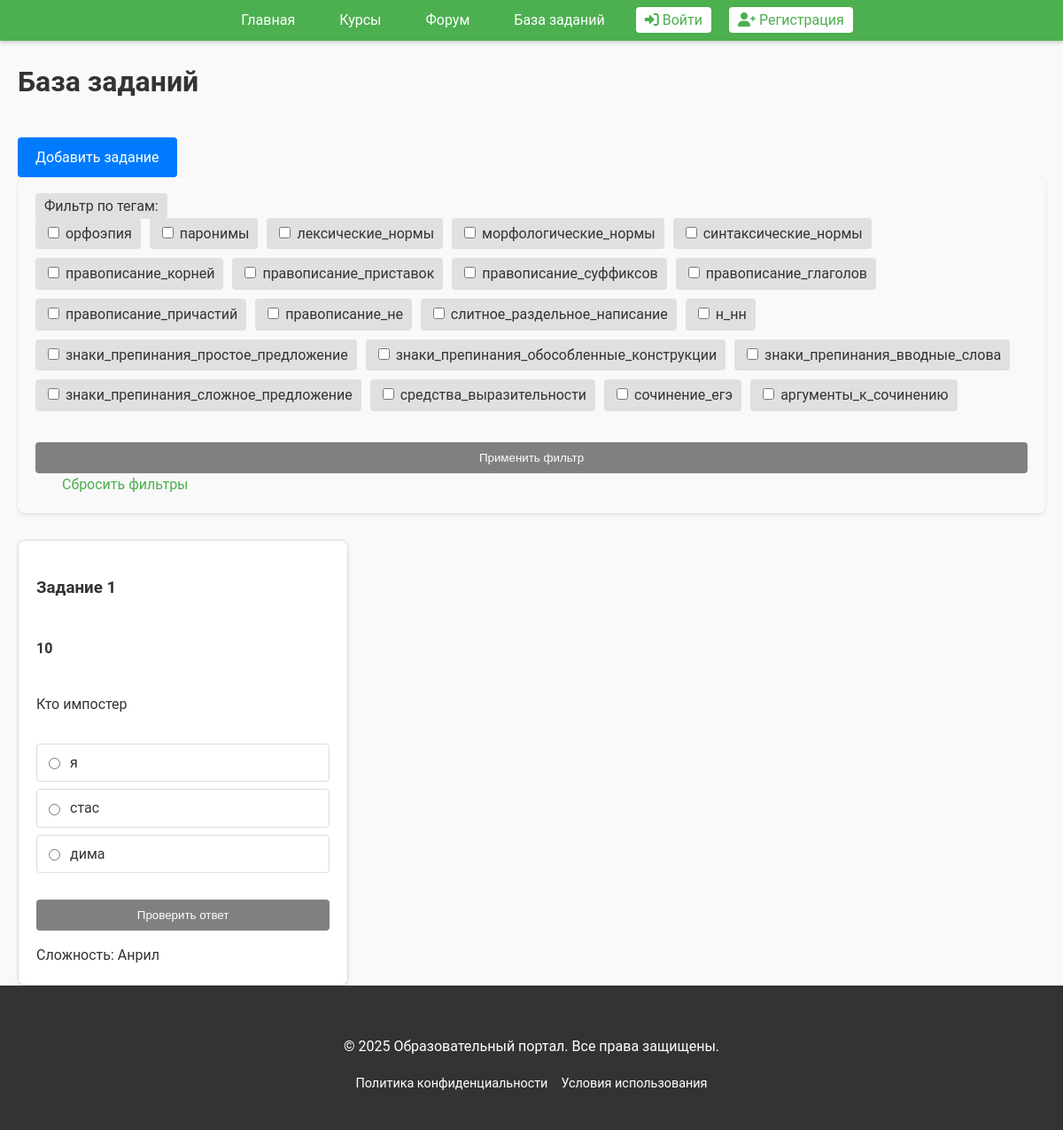
The page /tasks on the database its author committed.
### tables this page shows
CREATE TABLE tasks (
        id INTEGER PRIMARY KEY AUTOINCREMENT,
        text TEXT NOT NULL,
        options TEXT,
        answer TEXT NOT NULL,
        tags TEXT,
        difficulty INTEGER,
        type TEXT
    );

### main.py (the view)
@app.route('/tasks')
def tasks():
    sid = request.args.get('sid')
    tasks_id = get_all_taskid()
    if not auth.check_session(sid) if sid else False:
        return redirect(url_for('login'))
    all_filters = set()
    tasks_data = [[] for i in range (len(tasks_id))]
    for i in range(len(tasks_id)):
        tasks_data[i] = get_task_byid(tasks_id[i])
        tasks_data[i]['options'] = tasks_data[i]['options'].split(';')
        tasks_data[i]['tags'] = tasks_data[i]['tags'].split(';')
        for tag in tasks_data[i]['tags']:
           all_filters.add(tag)
    selected_tags = request.args.getlist('tags')
    all_filters = ["орфоэпия",
                   "паронимы", "лексические_нормы", "морфологические_нормы", "синтаксические_нормы",
                   "правописание_корней", "правописание_приставок", "правописание_суффиксов", "правописание_глаголов",
                   "правописание_причастий", "правописание_не", "слитное_раздельное_написание", "н_нн",
                   "знаки_препинания_простое_предложение", "знаки_препинания_обособленные_конструкции",
                   "знаки_препинания_вводные_слова", "знаки_препинания_сложное_предложение", "средства_выразительности",
                   "сочинение_егэ", "аргументы_к_сочинению"]
    print(selected_tags)
    res = []
    for task in tasks_data:
        cur = task['tags']
        fl = 0
        for tag in selected_tags:
            if(tag not in cur):
                fl = 1
        if(fl == 0):
            res.append(task)
    tasks_data = res[::]
    return render_template('tasks.html',
                         all_tags=all_filters,
                         sid=sid, tasks_data = tasks_data)

### main.py (called while the page is built)
@app.context_processor
def inject_vars():
    return dict(
        auth=auth,
        url_for=url_for,
        request=request
    )

### statistics.py (called while the page is built)
def get_task_byid(userid):
    conn = sqlite3.connect('students_tasks.db')
    cursor = conn.cursor()
    cursor.execute('''
        SELECT
            id,
            text, options,answer,tags,difficulty, type
        FROM tasks
        WHERE id = ?
    ''', (userid,))
    stats = cursor.fetchall()
    conn.close()
    tasks_stats = defaultdict(dict)
    tasks_field = ['id','text','options','answer','tags','difficulty','type']
    for i in range(len(tasks_field)):
        tasks_stats[tasks_field[i]] = stats[0][i]
    return tasks_stats

def get_all_taskid():
    conn = sqlite3.connect('students_tasks.db')
    cursor = conn.cursor()
    cursor.execute('''
           SELECT id
           FROM tasks
       ''')
    data = cursor.fetchall()
    ab = []
    for i in range(len(data)):
        ab.append(data[i][0])
    conn.close()
    return ab

### templates/tasks.html (shortened to what this page needs)
{% extends 'base.html' %}
{% block content %}
<head>
    <link rel="stylesheet" href="{{ url_for('static', filename='css/index.css') }}">
</head>
<body>
<main>
    <div class="container">
        <h1>База заданий</h1>
        <a href="{{ url_for('add_task') }}" class="add-task-btn">Добавить задание</a>
        <div class="filter-section">
            <form method="GET">
                <label>Фильтр по тегам:</label>
                <div class="tags">
                    {% for tag in all_tags %}
                    <label>
                        <input type="checkbox"
                               name="tags"
                               value="{{ tag }}"
                               {% if tag in request.args.getlist('tags') %}checked{% endif %}>
                        {{ tag }}
                    </label>
                    {% endfor %}
                </div>
                <button type="submit" class="submit-btn">Применить фильтр</button>
                <a href="{{ url_for('tasks', sid=sid) }}" class="reset-btn">Сбросить фильтры</a>
            </form>
        </div>
        <div class="tasks-grid">
            {% for task in tasks_data %}
            <div class="task-container">
                <h3>Задание {{ task['id'] }}</h3>
                <h4>{{ task['type'] }}</h4>
                <p>{{ task['text'] }}</p>
                {% if task['options'] %}
                <form method="POST" action="{{ url_for('submit_task') }}" id="form-{{ task['id'] }}">
                    <div class="answers">
                        {% for option in task['options'] %}
                        <label>
                            <input type="radio" name="answer" value="{{ option }}" required>
                            {{ option }}
                        </label>
                        {% endfor %}
                    </div>
                    <button type="submit" class="submit-btn" id="submit-btn-{{ task['id'] }}" >Проверить ответ</button>
                </form>
                {% endif %}
                <div class="task-meta">
                    <div class="difficulty">Сложность: {{ task['difficulty'] }}</div>
                </div>
            </div>
            {% else %}
            <div class="task-container" style="grid-column: 1 / -1; text-align: center;">
                <p>Заданий по выбранным фильтрам не найдено</p>
            </div>
            {% endfor %}
        </div>
    </div>
</main>
</body>
{% endblock %}

### templates/base.html (shortened to what this page needs)
<!DOCTYPE html>
<html lang="ru">
<head>
    <link rel="stylesheet" href="{{ url_for('static', filename='css/index.css') }}">
    <link rel="stylesheet" href="https://cdnjs.cloudflare.com/ajax/libs/font-awesome/6.0.0/css/all.min.css">
</head>
<body>
<header class="main-header">
    <div class="container">
        <nav class="main-nav">
            <ul>
                <li><a href="{{ url_for('index', sid=sid) }}">Главная</a></li>
                <li><a href="{{ url_for('catalogs', sid=sid) }}">Курсы</a></li>
                <li><a href="{{ url_for('forum', sid=sid) }}">Форум</a></li>
                <li><a href="{{ url_for('tasks', sid=sid) }}">База заданий</a></li>
                {% if sid and auth.check_session(sid) %}
                    <li><a href="{{ url_for('profile', sid=sid) }}" class="btn-login">
                        <i class="fas fa-user-circle"></i> Личный кабинет
                    </a></li>
                    <li><a href="{{ url_for('logout', sid=sid) }}" class="btn-login">
                        <i class="fas fa-sign-out-alt"></i> Выйти
                    </a></li>
                {% else %}
                    <li><a href="{{ url_for('login', sid=sid) }}" class="btn-login">
                        <i class="fas fa-sign-in-alt"></i> Войти
                    </a></li>
                    <li><a href="{{ url_for('register', sid=sid) }}" class="btn-login">
                        <i class="fas fa-user-plus"></i> Регистрация
                    </a></li>
                {% endif %}
            </ul>
        </nav>
    </div>
</header>
<main>
    {% block content %}{% endblock %}
</main>
<footer class="main-footer">
    <div class="container">
        <p>&copy; 2025 Образовательный портал. Все права защищены.</p>
        <nav>
            <ul>
                <li><a href="#">Политика конфиденциальности</a></li>
                <li><a href="#">Условия использования</a></li>
            </ul>
        </nav>
    </div>
</footer>
</body>
</html>

### static/css/index.css (style rules this page uses)
body { font-family: 'Roboto', sans-serif; margin: 0; padding: 0; background-color: #f9f9f9; color: #333; line-height: 1.6; height: 100%; display: flex; flex-direction: column; min-height: 100vh; }
.container { max-width: 1200px; margin: 0 auto; padding: 0 20px; }
.main-header { background: #4CAF50; color: #fff; padding: 10px 0; display: flex; align-items: center; justify-content: space-between; position: sticky; top: 0; z-index: 1000; box-shadow: 0 2px 5px rgba(0, 0, 0, 0.2); }
.main-header .main-nav { margin-left: auto; }
.main-header .main-nav ul { list-style: none; margin: 0; padding: 0; display: flex; }
.main-header .main-nav ul li { margin-left: 20px; }
.main-header .main-nav ul li a { color: #fff; text-decoration: none; font-size: 1em; padding: 10px 15px; border-radius: 4px; transition: background-color 0.3s, color 0.3s; }
.main-header .main-nav ul li .btn-login { background: #fff; color: #4CAF50; padding: 5px 10px; border-radius: 4px; transition: background-color 0.3s, color 0.3s; }
.main-footer { background: #333; color: #fff; padding: 40px 0; text-align: center; margin-top: auto; flex-shrink: 0; }
.main-footer nav ul { list-style: none; padding: 0; margin: 0; display: flex; justify-content: center; gap: 15px; }
.main-footer nav ul li a { color: #fff; text-decoration: none; font-size: 0.9em; transition: color 0.3s; }

### templates/tasks.html (style rules this page uses)
.tasks-grid { display: grid; grid-template-columns: repeat(auto-fill, minmax(300px, 1fr)); gap: 20px; margin-top: 20px; }
.task-container { background: #fff; border: 1px solid #e0e0e0; border-radius: 8px; padding: 20px; box-shadow: 0 2px 4px rgba(0, 0, 0, 0.1); transition: transform 0.3s, box-shadow 0.3s; display: flex; flex-direction: column; }
.task-meta { margin-top: auto; padding-top: 15px; }
.filter-section { background: #f9f9f9; padding: 20px; border-radius: 8px; margin-bottom: 30px; box-shadow: 0 2px 4px rgba(0, 0, 0, 0.1); }
.filter-section .tags { display: flex; flex-wrap: wrap; gap: 10px; margin-bottom: 20px; }
.filter-section label { background: #e0e0e0; padding: 5px 10px; border-radius: 4px; cursor: pointer; transition: background-color 0.3s; }
.submit-btn { background: #808080; color: white; padding: 10px 20px; border: none; border-radius: 4px; cursor: pointer; margin-top: 15px; transition: background 0.3s; width: 100%; }
.answers { margin: 15px 0; display: flex; flex-direction: column; gap: 8px; }
.answers label { display: flex; align-items: center; gap: 8px; padding: 8px; border: 1px solid #ddd; border-radius: 4px; }
.reset-btn { color: #4CAF50; text-decoration: none; margin-left: 15px; padding: 10px 15px; border-radius: 4px; }
.add-task-btn { background: #007bff; color: white; padding: 10px 20px; border: none; border-radius: 4px; cursor: pointer; margin-top: 15px; transition: background 0.3s; display: inline-block; text-decoration: none; }

### rows shown on the page
tasks: id "1", type "10", text "Кто импостер", option "я" "стас" "дима", difficulty "Анрил"

### other values the page prints
{{ tag }} "орфоэпия" "паронимы" "лексические_нормы" "морфологические_нормы" "синтаксические_нормы" "правописание_корней" "правописание_приставок" "правописание_суффиксов" "правописание_глаголов" "правописание_причастий" "правописание_не" "слитное_раздельное_написание" "н_нн" "знаки_препинания_простое_предложение" "знаки_препинания_обособленные_конструкции" "знаки_препинания_вводные_слова" "знаки_препинания_сложное_предложение" "средства_выразительности" "сочинение_егэ" "аргументы_к_сочинению"
